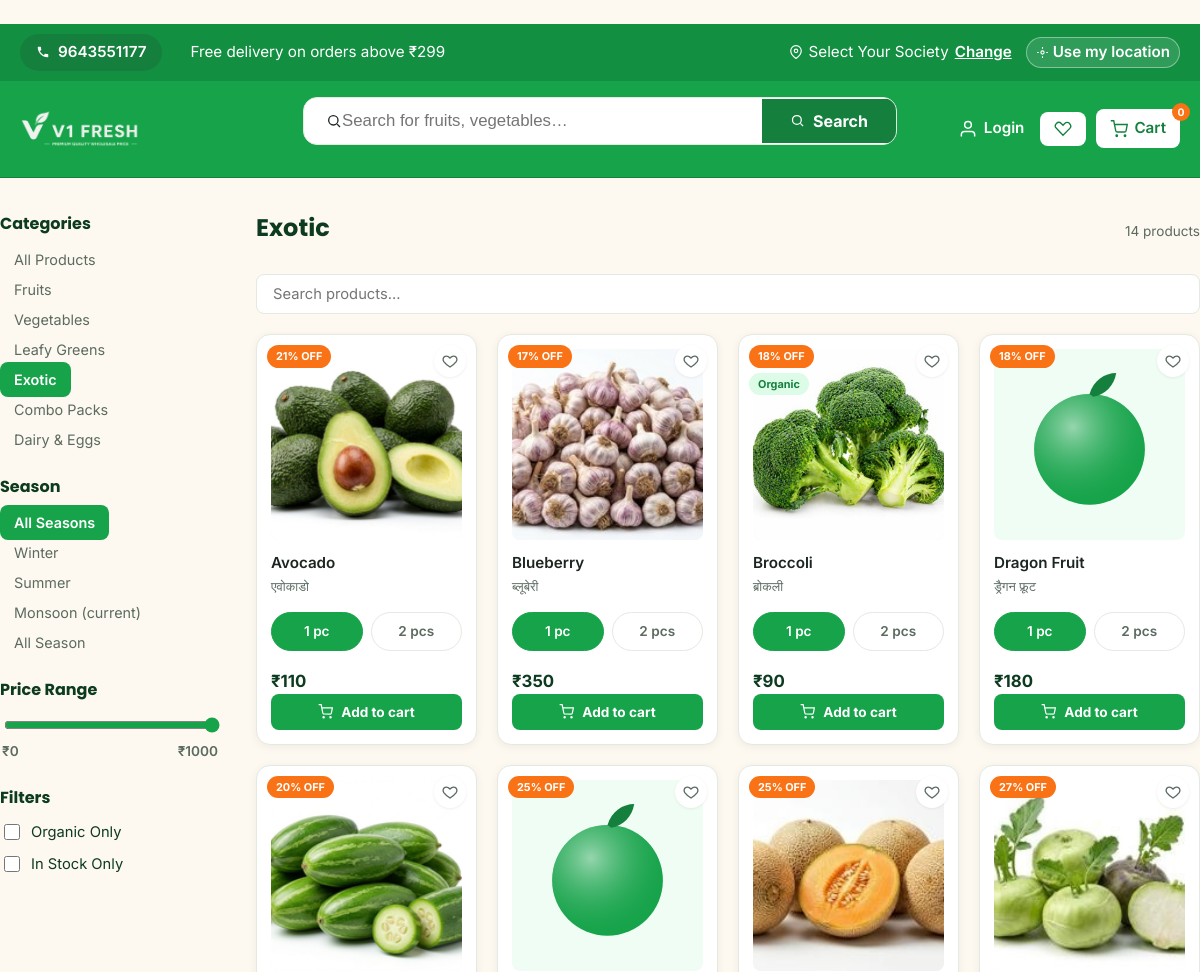
The page /products/?category=exotic (upper part) on the database as committed earlier.
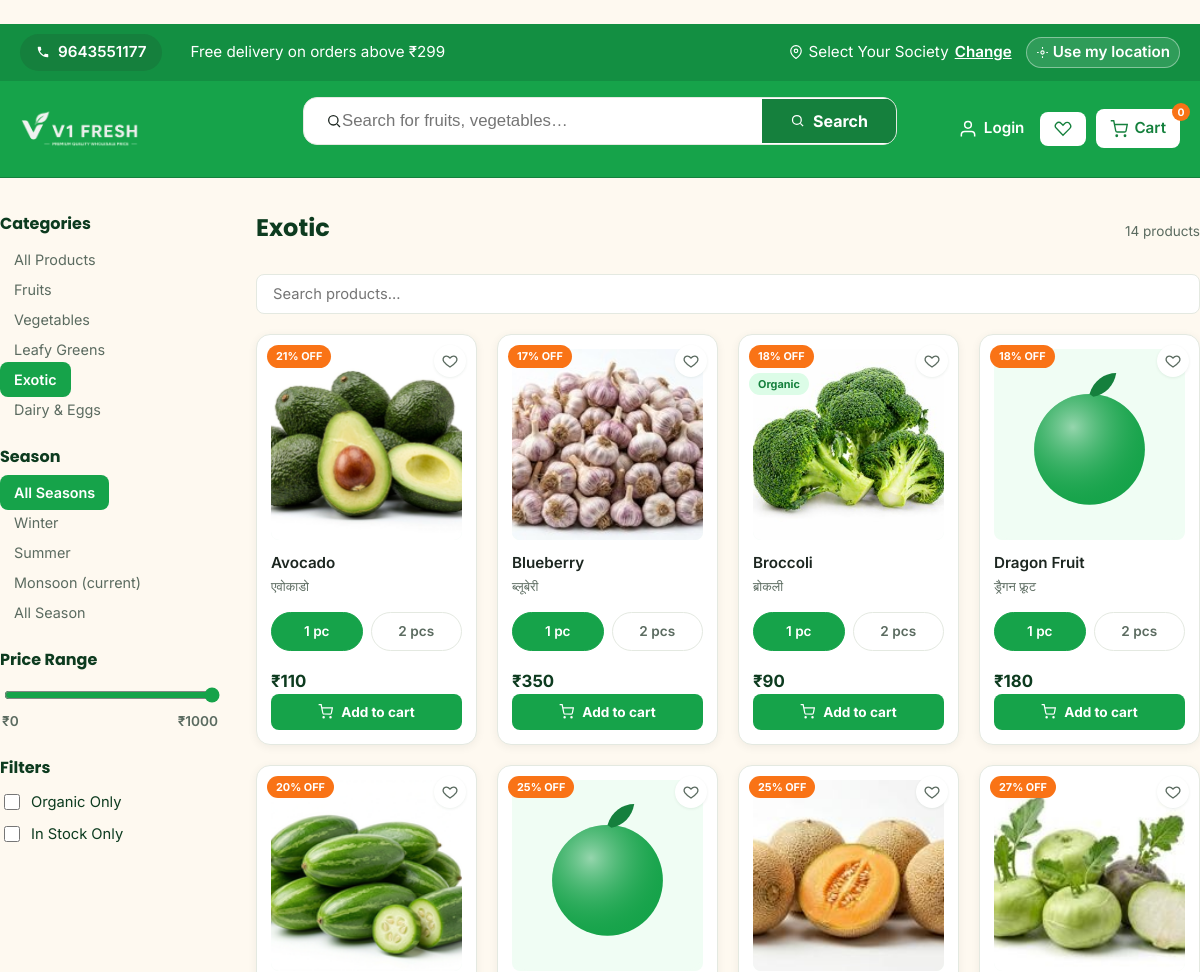
The same page on the database as committed later.
### models.py (models this page shows, shortened)
class Category(db.Model):
    __tablename__ = "categories"
    id = db.Column(db.Integer, primary_key=True)
    name = db.Column(db.String(80), nullable=False)
    slug = db.Column(db.String(80), unique=True, nullable=False)
    image = db.Column(db.String(255), nullable=False, default="")
    sort_order = db.Column(db.Integer, default=0)
    products = db.relationship("Product", backref="category", lazy=True)

class Product(db.Model):
    __tablename__ = "products"
    id = db.Column(db.Integer, primary_key=True)
    name = db.Column(db.String(120), nullable=False)
    slug = db.Column(db.String(120), unique=True, nullable=False)
    category_id = db.Column(db.Integer, db.ForeignKey("categories.id"), nullable=False)
    price = db.Column(db.Float, nullable=False)           # current selling price
    mrp = db.Column(db.Float, nullable=True)               # original/strike-through price
    unit = db.Column(db.String(30), nullable=False, default="kg")  # kg, dozen, piece, bunch, gram
    image = db.Column(db.String(255), nullable=False, default="")
    description = db.Column(db.Text, nullable=True)
    stock = db.Column(db.Integer, nullable=False, default=100)
    is_featured = db.Column(db.Boolean, default=False)
    is_organic = db.Column(db.Boolean, default=False)
    season = db.Column(db.String(20), nullable=False, default="all-season")  # winter, summer, monsoon, all-season
    rating = db.Column(db.Float, default=4.5)
    created_at = db.Column(db.DateTime, default=datetime.utcnow)
    @property
    def discount_percent(self):
        if self.mrp and self.mrp > self.price:
            return round(((self.mrp - self.price) / self.mrp) * 100)
        return 0
    @property
    def in_stock(self):
        return self.stock > 0

### routes/products.py (the view)
@products_bp.route("/")
def listing():
    category_slug = request.args.get("category")
    search_query = request.args.get("q", "").strip()
    season_filter = request.args.get("season")
    query = Product.query
    active_category = None
    if category_slug:
        active_category = Category.query.filter_by(slug=category_slug).first()
        if active_category:
            query = query.filter_by(category_id=active_category.id)
    if search_query:
        query = query.filter(Product.name.ilike(f"%{search_query}%"))
    if season_filter and season_filter != "all":
        query = query.filter_by(season=season_filter)
    products = query.order_by(Product.name).all()
    categories = Category.query.order_by(Category.sort_order).all()
    return render_template(
        "products/listing.html",
        products=products,
        categories=categories,
        active_category=active_category,
        active_season=season_filter,
        current_season=current_season(),
    )

### models.py (called while the page is built)
def weight_options_for(unit, detail=False):
    if detail and unit in DETAIL_WEIGHT_OPTIONS:
        return DETAIL_WEIGHT_OPTIONS[unit]
    return WEIGHT_OPTIONS.get(unit, [(unit, 1.0)])

def current_season():
    month = datetime.utcnow().month
    if month in (11, 12, 1, 2):
        return "winter"
    elif month in (3, 4, 5, 6):
        return "summer"
    else:
        return "monsoon"

### templates/products/listing.html (shortened to what this page needs)
﻿{% extends "base.html" %}
{% block content %}
<section class="listing-page container">
    <div class="listing-layout">
        <aside class="listing-sidebar">
            <h3>Categories</h3>
            <ul class="sidebar-cat-list">
                <li><a href="{{ url_for('products.listing') }}" class="{{ 'active' if not active_category else '' }}">All Products</a></li>
                {% for cat in categories %}
                <li><a href="{{ url_for('products.listing', category=cat.slug) }}" class="{{ 'active' if active_category and active_category.id == cat.id else '' }}">{{ cat.name }}</a></li>
                {% endfor %}
            </ul>
            <h3 class="season-filter-heading">Season</h3>
            <ul class="sidebar-cat-list">
                <li><a href="{{ url_for('products.listing', category=active_category.slug if active_category else None) }}" class="{{ 'active' if not active_season else '' }}">All Seasons</a></li>
                {% for s in ["winter", "summer", "monsoon", "all-season"] %}
                <li>
                    <a href="{{ url_for('products.listing', category=active_category.slug if active_category else None, season=s) }}" class="{{ 'active' if active_season == s else '' }}">
                        {{ s.replace('-', ' ')|title }}{{ " (current)" if s == current_season else "" }}
                    </a>
                </li>
                {% endfor %}
            </ul>
            <h3 class="season-filter-heading">Price Range</h3>
            <div class="price-range">
                <input type="range" id="priceRange" min="0" max="1000" value="1000" step="10">
                <div class="price-range-labels">
                    <span>₹0</span>
                    <span id="priceMaxLabel">₹1000</span>
                </div>
            </div>
            <h3 class="season-filter-heading">Filters</h3>
            <div class="sidebar-filters">
                <label class="filter-check"><input type="checkbox" id="filterOrganic"> Organic Only</label>
                <label class="filter-check"><input type="checkbox" id="filterStock"> In Stock Only</label>
            </div>
        </aside>
        <div class="listing-main">
            <div class="listing-header">
                <h1>{{ active_category.name if active_category else "All Products" }}</h1>
                <span class="result-count" id="resultCount">{{ products|length }} products</span>
            </div>
            <div class="listing-search-wrap">
                <input
                    type="text"
                    id="liveSearch"
                    placeholder="Search products..."
                    value="{{ request.args.get('q', '') }}"
                    autocomplete="off"
                >
            </div>
            {% if products %}
            <div class="product-grid" id="productGrid">
                {% for product in products %}
                <div class="product-card-wrapper"
                     data-name="{{ product.name | lower }}"
                     data-price="{{ product.price }}"
                     data-organic="{{ 1 if product.is_organic else 0 }}"
                     data-stock="{{ 1 if product.in_stock else 0 }}">
                    {% include "partials/_product_card.html" %}
                </div>
                {% endfor %}
            </div>
            {% else %}
            <div class="empty-state">
                <p class="empty-state-icon">&#x1F966;</p>
                <p>No products found{% if request.args.get('q') %} for "{{ request.args.get('q') }}"{% endif %}.</p>
                <a href="{{ url_for('products.listing') }}" class="btn btn-ghost">Browse all products</a>
            </div>
            {% endif %}
        </div>
    </div>
</section>
{% endblock %}

### templates/partials/_product_card.html (shortened to what this page needs)
<div class="product-card" data-product-id="{{ product.id }}">
    {% if product.discount_percent > 0 or product.is_organic or (product.season and product.season != 'all-season') %}
    <div class="card-badges">
        {% if product.discount_percent > 0 %}<span class="badge badge-discount">{{ product.discount_percent }}% OFF</span>{% endif %}
        {% if product.is_organic %}<span class="badge badge-organic">Organic</span>{% endif %}
    </div>
    {% endif %}
    <button class="card-wishlist" type="button" data-action="wishlist" aria-label="Add to wishlist">
        <svg viewBox="0 0 24 24" width="16" height="16" fill="none" stroke="currentColor" stroke-width="2">
            <path d="M12 21s-6.7-4.35-9.3-8.1C.8 10 1.4 6.4 4.6 5 7 4 9.6 4.9 12 7.6 14.4 4.9 17 4 19.4 5c3.2 1.4 3.8 5 1.9 7.9C18.7 16.65 12 21 12 21z"/>
        </svg>
    </button>
    <a href="{{ url_for('products.detail', slug=product.slug) }}" class="product-card-img">
        <img src="{{ product.image }}" alt="{{ product.name }}" loading="lazy">
    </a>
    <div class="product-card-body">
        {% set hindi_name = product.name.split('(')[1].rstrip(')') if '(' in product.name else '' %}
        <a href="{{ url_for('products.detail', slug=product.slug) }}" class="product-card-name">{{ base_name }}</a>
        {% if hindi_name %}<span class="product-card-name-hindi">{{ hindi_name }}</span>{% endif %}
        {% set chips = weight_options_for(product.unit) %}
        {% set default_fraction = chips[0][1] %}
        <div class="weight-chip-row" data-base-price="{{ product.price }}">
            {% for label, fraction in chips %}
            <span class="weight-chip{{ ' is-selected' if loop.first else '' }}" data-action="chip" data-label="{{ label }}" data-fraction="{{ fraction }}">{{ label }}</span>
            {% endfor %}
        </div>
        <div class="product-card-price-row">
            <span class="price">₹{{ "%.0f"|format(product.price * default_fraction) }}</span>
        </div>
        {% if product.in_stock %}
        <button class="btn-add-cart-full" data-product-id="{{ product.id }}" data-action="add">
            <svg viewBox="0 0 24 24" width="15" height="15" fill="none" stroke="currentColor" stroke-width="2">
                <circle cx="9" cy="21" r="1"/><circle cx="20" cy="21" r="1"/>
                <path d="M1 1h4l2.7 13.4a2 2 0 0 0 2 1.6h9.7a2 2 0 0 0 2-1.6L23 6H6"/>
            </svg>
            Add to cart
        </button>
        {% else %}
        <button class="btn-add-cart-full" disabled>Out of Stock</button>
        {% endif %}
    </div>
</div>

Rows that differ between the two databases and show on the page:
removed Category: name "Combo Packs"
